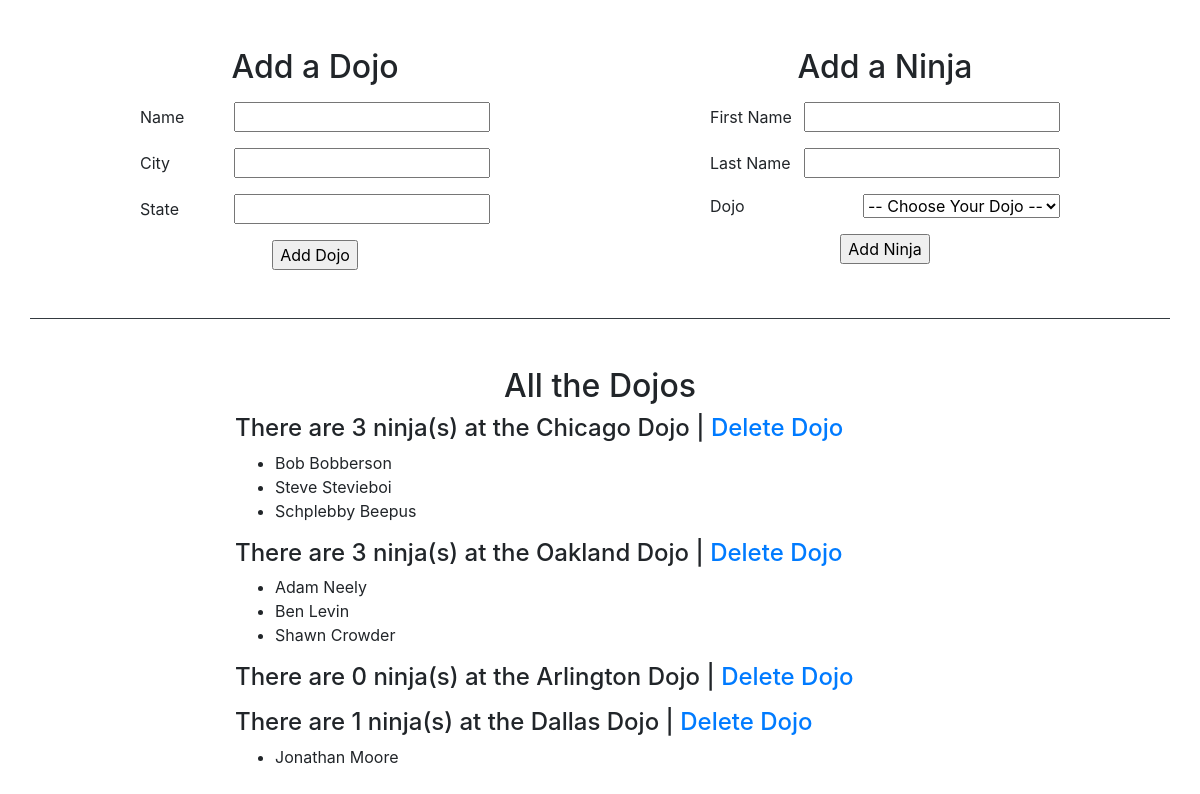
Before: / with the older database file.
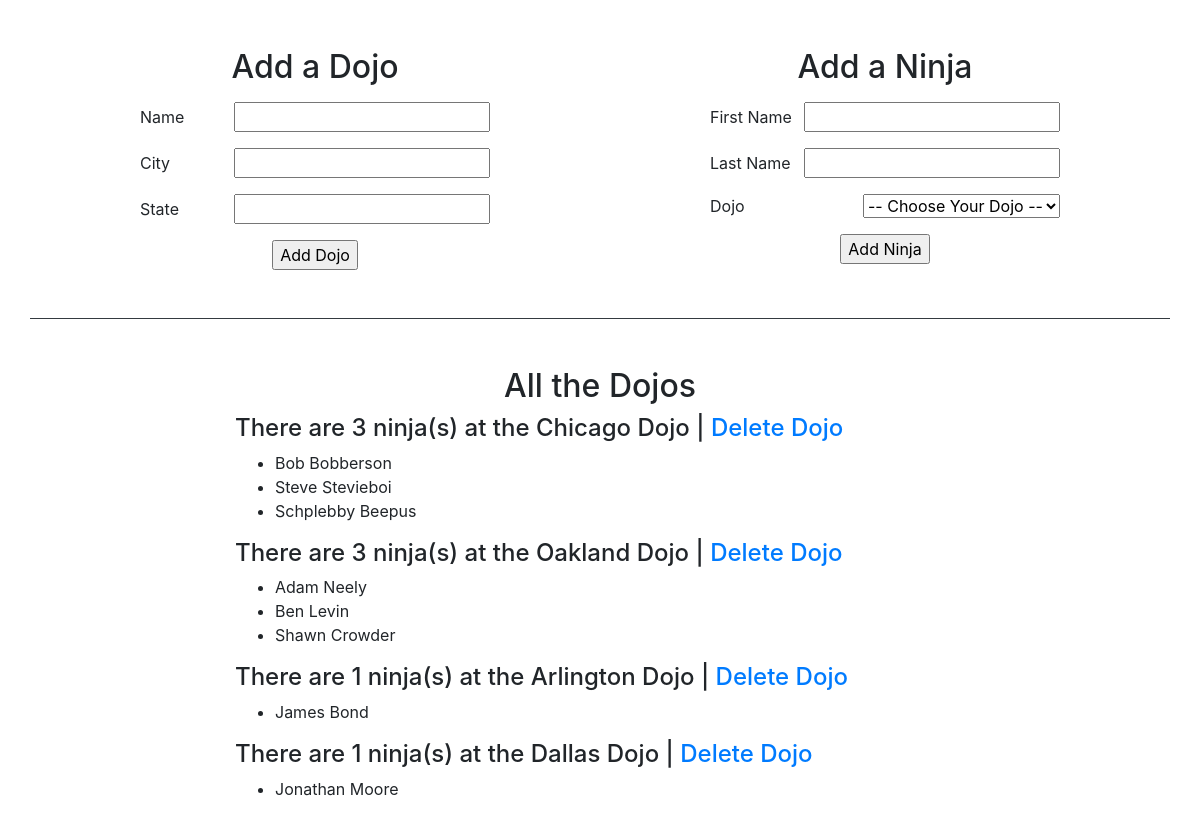
After: the same page with the newer database file.
### dojo_ninjas_app/models.py (models this page shows, shortened)
class Dojo(models.Model):
    name = models.CharField(max_length=255)
    city = models.CharField(max_length=255)
    state = models.CharField(max_length=255)
    desc = models.TextField(default="No desc")
    created_at = models.DateTimeField(auto_now_add=True)
    updated_at = models.DateTimeField(auto_now=True)

class Ninja(models.Model):
    dojo_id = models.ForeignKey(Dojo, related_name="ninjas", on_delete=models.CASCADE)
    first_name = models.CharField(max_length=255)
    last_name = models.CharField(max_length=255)
    created_at = models.DateTimeField(auto_now_add=True)
    updated_at = models.DateTimeField(auto_now=True)

### dojo_ninjas_app/views.py (the view)
# urls.py: path('', views.index, name='home'),
def index(request):
    context = {
        'dojos': Dojo.objects.all(),
    }
    return render(request, 'home.html', context)

### dojo_ninjas_app/templates/home.html (shortened to what this page needs)
<!DOCTYPE html>
<html lang="en">
<head>
    <link rel="stylesheet" href="https://stackpath.bootstrapcdn.com/bootstrap/4.3.1/css/bootstrap.min.css">
    {% load static %}
    <link rel="stylesheet" href="{% static 'styles.css' %}">
</head>
<body>
    <div class="container py-5">
        <div class="row pb-5 mb-5 border-bottom border-dark">
            <div class="col-4 offset-1 text-center">
                <h2 class="mb-3">Add a Dojo</h2>
                <form action="/add_dojo/" method="POST">
                    <div class="row">
                        <div class="col-12 d-flex justify-content-between align-items-center mb-3">
                            <label for="d_name" class="mb-0">Name</label>
                            <input type="text" name="d_name" id="d_name">
                        </div>
                        <div class="col-12 d-flex justify-content-between align-items-center mb-3">
                            <label for="d_city" class="mb-0">City</label>
                            <input type="text" name="d_city" id="d_city">
                        </div>
                        <div class="col-12 d-flex justify-content-between align-items-center mb-3">
                            <label for="d_state" class="mb-0">State</label>
                            <input type="text" name="d_state" id="d_state">
                        </div>
                        <div class="col-12 d-flex justify-content-center">
                            <input type="submit" value="Add Dojo">
                        </div>
                    </div>
                </form>
            </div>
            <div class="col-4 offset-2 text-center">
                <h2 class="mb-3">Add a Ninja</h2>
                <form action="/add_ninja/" method="POST">
                    <div class="row">
                        <div class="col-12 d-flex justify-content-between align-items-center mb-3">
                            <label for="n_f_name" class="mb-0">First Name</label>
                            <input type="text" name="n_f_name" id="n_f_name">
                        </div>
                        <div class="col-12 d-flex justify-content-between align-items-center mb-3">
                            <label for="n_l_name" class="mb-0">Last Name</label>
                            <input type="text" name="n_l_name" id="n_l_name">
                        </div>
                        <div class="col-12 d-flex justify-content-between align-items-center mb-3">
                            <label for="dojo" class="mb-0">Dojo</label>
                            <select name="dojo" id="dojo">
                                <option value="" disabled selected>-- Choose Your Dojo --</option>
                            </select>
                        </div>
                        <div class="col-12 d-flex justify-content-center">
                            <input type="submit" value="Add Ninja">
                        </div>
                    </div>
                </form>
            </div>
        </div>
        <div class="row">
            <div class="col-12">
                <h2 class="text-center">All the Dojos</h2>
            </div>
            <div class="col-8 offset-2">
                {% for dojo in dojos %}
                <h4>There are {{dojo.ninjas.all|length}} ninja(s) at the {{dojo.name}} | <a href="/delete_dojo/{{dojo.id}}/">Delete Dojo</a></h4>
                <ul>
                    {% for ninja in dojo.ninjas.all %}
                    <li>{{ninja.first_name}} {{ninja.last_name}}</li>
                    {% endfor %}
                </ul>
                {% endfor %}
            </div>
        </div>
    </div>
</body>
</html>

Changed rows visible on the page:
computed for Dojo "Arlington Dojo": ninjas.all|length "0" → "1"
added Ninja: first_name "James", last_name "Bond", shown under Dojo "Arlington Dojo"
